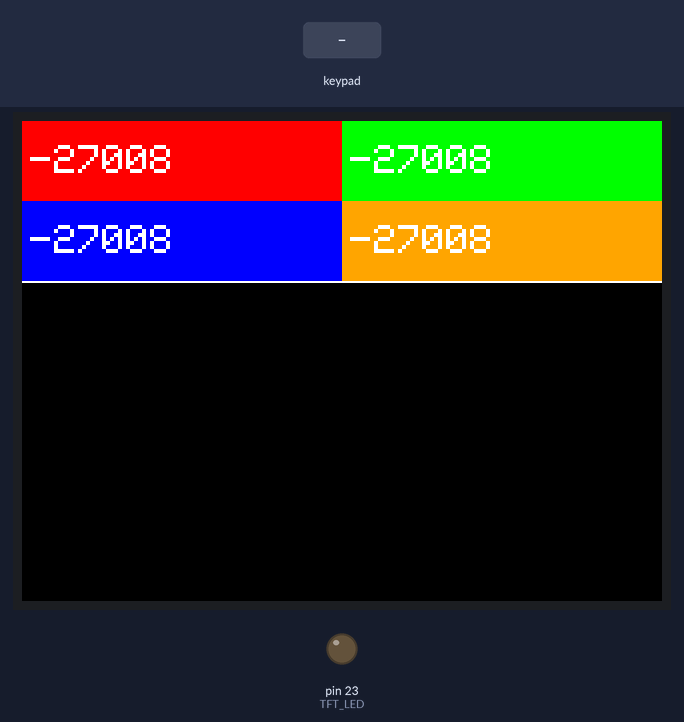
Bench run of a sketch on a simulated Arduino Mega 2560, built with avr-gcc and run on an emulated ATmega2560. Parts: 320×240 colour display, output pins drawn as LEDs (lit = HIGH). Inputs (shaded band) come from the test bench. Pins used as bus, display or sensor lines are not drawn; what the sketch prints to the serial monitor is not drawn.

Above: at 1.4 s.
1.5 s: keypad keys 1 2 A pressed 0.4 s apart
At 3.8 s:
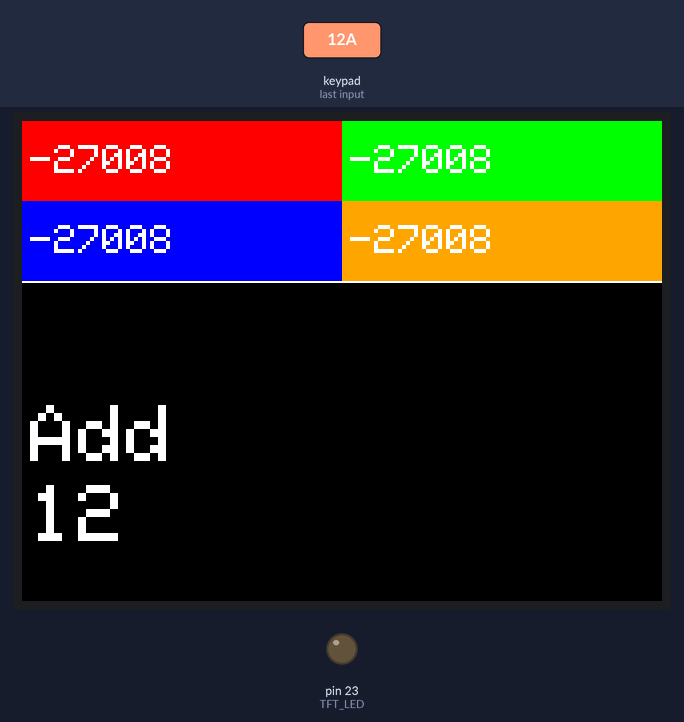
4.2 s: key 'B' pressed
At 4.8 s:
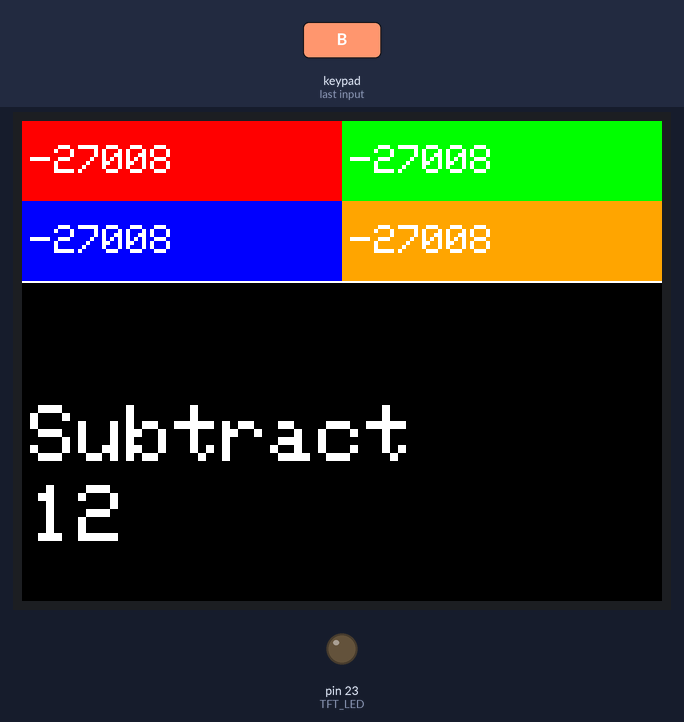
5.7 s: key 'C' pressed
At 6.7 s:
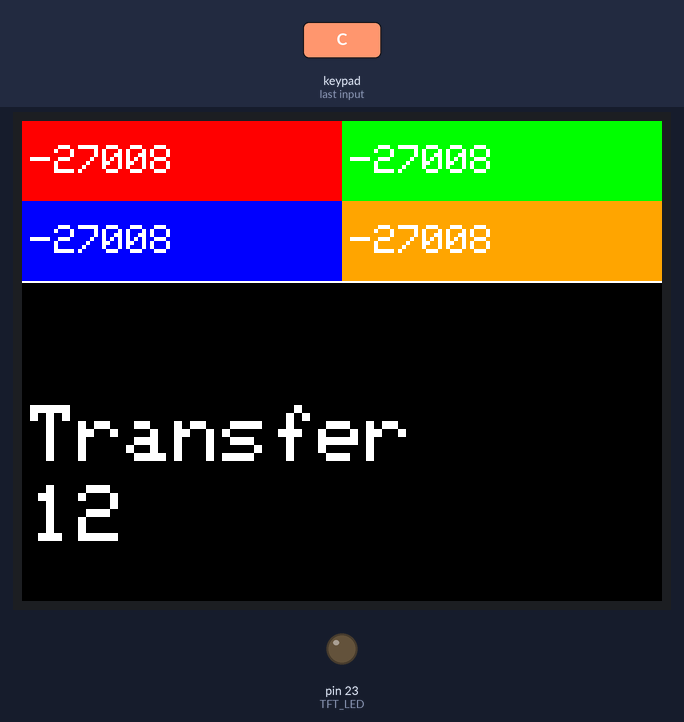
7.2 s: key 'A' pressed
At 8.4 s:
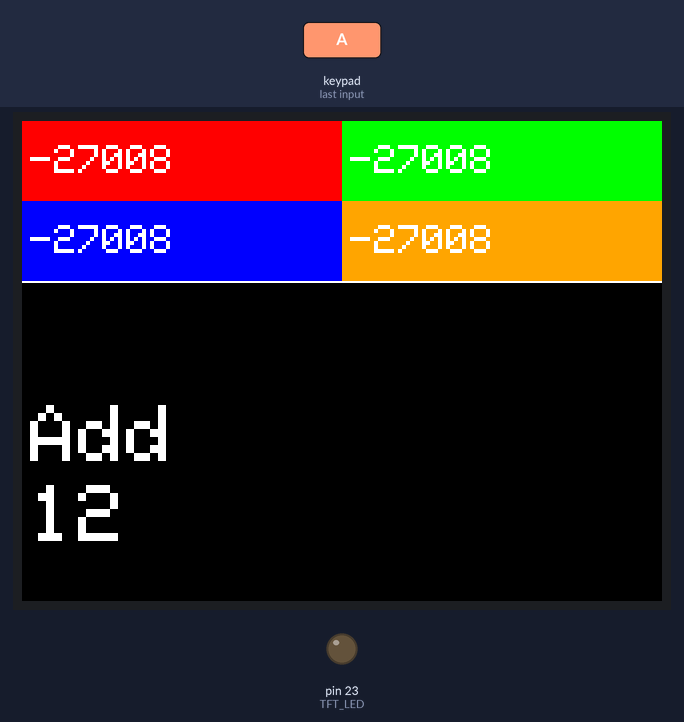
8.7 s: key 'C' pressed
At 9.3 s:
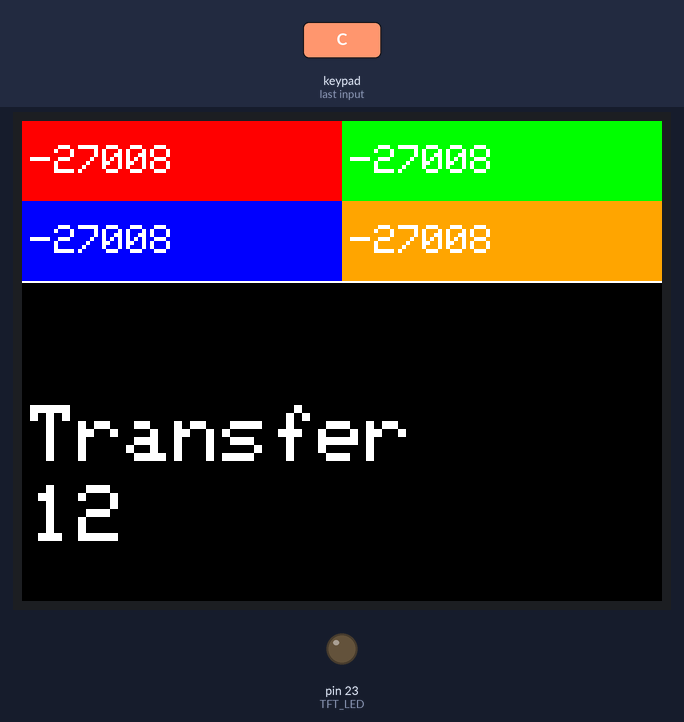
10.3 s: key 'B' pressed
At 11.2 s:
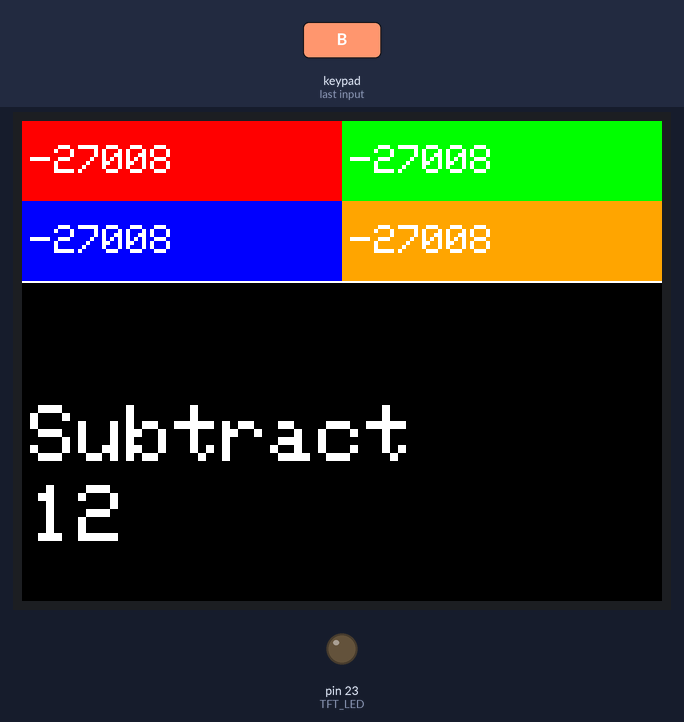
Timing chart, 0 to 12.8 s (numbered marks = the images above; inputs shaded):
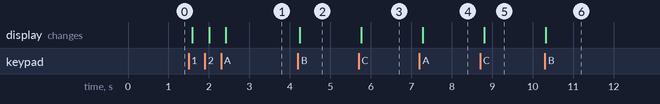

The sketch:

hardware_tests.ino
```cpp
#include "SPI.h"
#include "Adafruit_GFX.h"
#include "Adafruit_ILI9341.h"

#include <Keypad.h>
// ---------------------------------------------------------------
// Hardware configuration
// ---------------------------------------------------------------

#define TFT_DC 18
#define TFT_CS 10

#define TFT_MOSI 11
#define TFT_CLK 13
#define TFT_RST 17
#define TFT_MISO 12

#define TFT_LED 23

#define PHOTO_A 22
#define PHOTO_B 21
#define PHOTO_C 20

#define TOUCH_IRQ 15
#define TOUCH_CS 14
#define SD_CS 16

#define BUTTON_ROW_1 0
#define BUTTON_ROW_2 1
#define BUTTON_ROW_3 2
#define BUTTON_ROW_4 3
#define BUTTON_COL_1 5
#define BUTTON_COL_2 6
#define BUTTON_COL_3 7
#define BUTTON_COL_4 8

char keys[4][4] = {
  {'1','2','3','A'},
  {'4','5','6','B'},
  {'7','8','9','C'},
  {'*','0','#','D'}
};
byte rowPins[4] = {BUTTON_ROW_1, BUTTON_ROW_2, BUTTON_ROW_3, BUTTON_ROW_4}; //connect to the row pinouts of the keypad
byte colPins[4] = {BUTTON_COL_1, BUTTON_COL_2, BUTTON_COL_3, BUTTON_COL_4}; //connect to the column pinouts of the keypad

Keypad keypad = Keypad( makeKeymap(keys), rowPins, colPins, 4, 4 );

Adafruit_ILI9341 tft = Adafruit_ILI9341(TFT_CS, TFT_DC, TFT_MOSI, TFT_CLK, TFT_RST, TFT_MISO);


// ---------------------------------------------------------------
// Color definitions configuration
// ---------------------------------------------------------------

#define COLOR_BLACK 0x0000       ///<   0,   0,   0
#define COLOR_NAVY 0x000F        ///<   0,   0, 123
#define COLOR_DARKGREEN 0x03E0   ///<   0, 125,   0
#define COLOR_DARKCYAN 0x03EF    ///<   0, 125, 123
#define COLOR_MAROON 0x7800      ///< 123,   0,   0
#define COLOR_PURPLE 0x780F      ///< 123,   0, 123
#define COLOR_OLIVE 0x7BE0       ///< 123, 125,   0
#define COLOR_LIGHTGREY 0xC618   ///< 198, 195, 198
#define COLOR_DARKGREY 0x7BEF    ///< 123, 125, 123
#define COLOR_BLUE 0x001F        ///<   0,   0, 255
#define COLOR_GREEN 0x07E0       ///<   0, 255,   0
#define COLOR_CYAN 0x07FF        ///<   0, 255, 255
#define COLOR_RED 0xF800         ///< 255,   0,   0
#define COLOR_MAGENTA 0xF81F     ///< 255,   0, 255
#define COLOR_YELLOW 0xFFE0      ///< 255, 255,   0
#define COLOR_WHITE 0xFFFF       ///< 255, 255, 255
#define COLOR_ORANGE 0xFD20      ///< 255, 165,   0
#define COLOR_GREENYELLOW 0xAFE5 ///< 173, 255,  41
#define COLOR_PINK 0xFC18        ///< 255, 130, 198


// ---------------------------------------------------------------
// Application configuration
// ---------------------------------------------------------------

int account_starting_value = 10000000;

typedef struct {
  int card_id;
  String card_color_name;
  uint16_t background_color;
  int account_balance;
} player_info;


player_info players[4] = {
  {1, "red", COLOR_RED, account_starting_value},
  {2, "green", COLOR_GREEN, account_starting_value},
  {3, "blue", COLOR_BLUE, account_starting_value},
  {4, "orange", COLOR_ORANGE, account_starting_value}
};


typedef enum {
  None,
  Add,
  Subtract,
  Transfer,
} Mode;

Mode mode = Mode::None;

String input_string = "";

int inserted_card = 0; // 0 will mean there is no card inserted

boolean wastouched = true;

// ---------------------------------------------------------------
// Setup
// ---------------------------------------------------------------

void setup() {
  Serial.begin(115200);
  Serial.println("ILI9341 Test!");

  pinMode( TFT_LED, OUTPUT);

  pinMode( SD_CS, OUTPUT);
//  pinMode( TOUCH_IRQ, OUTPUT);
//  pinMode( TOUCH_CS, OUTPUT);

  digitalWrite(SD_CS, HIGH);
//  digitalWrite(TOUCH_CS, HIGH);
//  digitalWrite(TOUCH_IRQ, LOW);

  pinMode( PHOTO_A, INPUT );
  pinMode( PHOTO_B, INPUT );
  pinMode( PHOTO_C, INPUT );

  attachInterrupt(digitalPinToInterrupt(PHOTO_A), card_inserted, CHANGE);

  keypad.addEventListener(keypadEvent); // Add an event listener for this keypad

  analogWrite( TFT_LED, 100 );

  tft.begin(40000000 );

  tft.setRotation(3);
  draw_background();
  draw_accounts();
  draw_input_value();


}


void loop(void) {
  // update keypad.  actions are handled by the event listener
  char key = keypad.getKey();

  delay(100);
}


void draw_background(void) {
  tft.fillScreen(COLOR_BLACK);
  yield();
  tft.drawLine(0, 80, 320, 80, COLOR_WHITE);
}

void draw_accounts(void) {
  draw_account(  0,  0, COLOR_WHITE, players[0].background_color, players[0].account_balance);
  draw_account(160,  0, COLOR_WHITE, players[1].background_color, players[1].account_balance);
  draw_account(  0, 40, COLOR_WHITE, players[2].background_color, players[2].account_balance);
  draw_account(160, 40, COLOR_WHITE, players[3].background_color, players[3].account_balance);
}

void draw_account(int16_t x0, int16_t y0, uint16_t text_color, uint16_t background_color, float account_value ) {
  tft.fillRect(x0, y0, 160, 40, background_color);
  yield();
  tft.setCursor(x0+4, y0+12);
  tft.setTextColor(text_color);
  if (account_value < 99999999999) {
    tft.setTextSize(2);
  } else {
    tft.setTextSize(1);
  }

  tft.print(account_value, 0);
  yield();
}

void draw_card_id() {
  tft.fillRect(0, 90, 320, 40, COLOR_BLACK);
  yield();
  tft.setCursor(4, 90+12);
  tft.setTextColor(COLOR_WHITE);
  tft.setTextSize(4);

  tft.print(players[inserted_card-1].card_color_name);
  yield();
}


void clear_card_id() {
  Serial.println("clear screen");
  tft.fillRect(0, 90, 320, 40, COLOR_BLACK);
  yield();
}


void card_inserted() {
//  state = !state;
  int val_a = digitalRead(PHOTO_A);
  int val_b = digitalRead(PHOTO_B);
  int val_c = digitalRead(PHOTO_C);

  inserted_card = val_b*2+val_c+1;

  if (val_a == 1) {
    clear_card_id();
  } else {
    draw_card_id();
  }
}


void draw_mode() {
  tft.fillRect(0, 130, 320, 40, COLOR_BLACK);
  yield();
  tft.setCursor(4, 130+12);
  tft.setTextColor(COLOR_WHITE);
  tft.setTextSize(4);

  switch (mode) {
    case Mode::Add:
      tft.print("Add");
      break;
    case Mode::Subtract:
      tft.print("Subtract");
      break;
    case Mode::Transfer:
      tft.print("Transfer");
      break;
    case Mode::None:
      break;
    default:
       break;
  }
  yield();
}

void draw_input_value() {
  tft.fillRect(0, 170, 320, 40, COLOR_BLACK);
  yield();
  tft.setCursor(4, 170+12);
  tft.setTextColor(COLOR_WHITE);

  if (input_string.length() <= 12) {
    tft.setTextSize(4);
  } else if (input_string.length() <= 17) {
    tft.setTextSize(3);
  } else if (input_string.length() <= 26) {
    tft.setTextSize(2);
  } else {
    tft.setTextSize(1);
  }

  tft.print(input_string);
  yield();
}

void apply_change() {

  switch (mode) {
    case Mode::Add:
      players[inserted_card-1].account_balance += input_string.toInt();
      break;

    case Mode::Subtract:
      players[inserted_card-1].account_balance -= input_string.toInt();
      break;

    case Mode::Transfer:
      // TO DO
      break;

    default:
      break;
  }

  draw_accounts();

  set_mode(Mode::None);

  clear_input_value();
}


// Taking care of some special events.
void keypadEvent(KeypadEvent key){

    switch (keypad.getState()){
    case PRESSED:
        if (key == 'A') {
          set_mode(Mode::Add);
        } else if (key == 'B') {
          set_mode(Mode::Subtract);
        } else if (key == 'C') {
          set_mode(Mode::Transfer);
        } else if (key == 'D') {
          set_mode(Mode::None);
        } else if (key == '*') {
          clear_input_value();
        } else if (key == '#') {
          apply_change();
        } else {
          input_string += key;
          draw_input_value();
        }
        break;

    case RELEASED:
      break;

    case HOLD:
      break;

    case IDLE:
      break;
    }

}


void set_mode(Mode m) {
  mode = m;
  draw_mode();
}


void clear_input_value() {
  input_string = "";
  draw_input_value();
}
```

Measured:
- after the input at 1.5 s, the display: first changes after 0.09 s (image 1 shows a later state)
- after the input at 4.2 s, the display: changes at once (image 2)
- after the input at 5.7 s, the display: changes after 0.06 s (image 3)
- after the input at 7.2 s, the display: changes after 0.08 s (image 4)
- after the input at 8.7 s, the display: changes after 0.10 s (image 5)
- after the input at 10.3 s, the display: changes at once (image 6)
